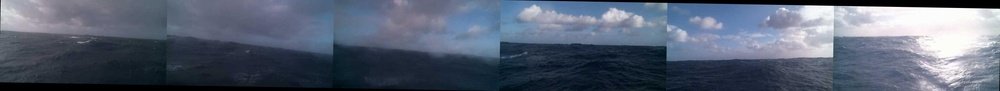
#> input picture modified_panels/41002_20231218151103.jpg, 1000 x 91 px, shrunk from 2880 x 263 before the run, found by its file name
$ python dev_horizon.py
#> lines starting #> are read from the running program, lines starting #| are printed output that depends on the picture
### horizon.py
# [69 lines of commented-out code are left out]

import cv2
import numpy as np
import os
import matplotlib.pyplot as plt

def cut_into_panels(image):
    """
    Cut a raw image into 6 panels horizontally.
    :param image: The rotated image.
    :return: A list of images, each containing a single panel.
    """
    # Get the dimensions of the image
    height, width = image.shape[:2]

    # Calculate the width of each panel
    panel_width = width // 6

    # Cut the image into 6 panels
    panels = [image[:, i * panel_width:(i + 1) * panel_width] for i in range(6)]

    return panels


def find_horizon_line(edge_img):
    """
    Find the most prominent horizon line in an edge-detected image and return the angle to rotate the image.
    The horizon line is assumed to be the longest line near the horizontal orientation.

    :param edge_img: Edge-detected input image.
    :return: The angle in degrees to rotate the original image.
    """
    # Detect lines in the image using the Hough Transform
    lines = cv2.HoughLines(edge_img, 1, np.pi / 180, 150)
    if lines is not None:
        # Initialize the maximum length and corresponding angle
        max_len = 0
        angle_to_rotate = 0

        for line in lines:
            rho, theta = line[0]
            a = np.cos(theta)
            b = np.sin(theta)
            x0 = a * rho
            y0 = b * rho
            x1 = int(x0 + 1000 * (-b))
            y1 = int(y0 + 1000 * (a))
            x2 = int(x0 - 1000 * (-b))
            y2 = int(y0 - 1000 * (a))

            # Calculate the line length
            line_length = np.sqrt((x2 - x1) ** 2 + (y2 - y1) ** 2)

            # Check if this line is the longest near-horizontal line found so far
            if line_length > max_len and abs(theta - np.pi / 2) < np.pi / 36:  # 5 degrees tolerance for being horizontal
                max_len = line_length
                angle_to_rotate = (theta - np.pi / 2) if theta > np.pi / 2 else (theta - np.pi / 2 + np.pi)
                angle_to_rotate = np.rad2deg(angle_to_rotate)

        return -angle_to_rotate  # Negative to compensate for image coordinate system
    else:
        # If no lines are found, return 0 as no rotation is needed
        return 0


def rotate_image(image, angle):
    (h, w) = image.shape[:2]
    center = (w // 2, h // 2)
    M = cv2.getRotationMatrix2D(center, angle, 1.0)
    rotated = cv2.warpAffine(image, M, (w, h))
    print(f'Rotation Data: \n\tangle = {angle}\n\tcenter = {center}\n\tM = {M}')
    return rotated


def adaptive_cropping(image):
    """
    Crop an image by finding the row that is closest to the bottom of the image that is NOT black and crop the image from there.

    # Example usage:
    # Load the image
    image_path = 'path_to_your_image.jpg'
    image = cv2.imread(image_path)

    # Crop the image
    cropped_image = adaptive_cropping(image)

    # Save the cropped image or proceed with other operations
    cv2.imwrite('path_to_cropped_image.jpg', cropped_image)


    :param image: The image to crop.
    :return: The cropped image.

    """
    # Convert the image to grayscale to simplify the processing
    gray_image = cv2.cvtColor(image, cv2.COLOR_BGR2GRAY)

    # Find the first row from the bottom that is not all black (0)
    for i in range(gray_image.shape[0] - 1, -1, -1):
        if not np.all(gray_image[i] == 0):
            cropped_image = image[:i, :]
            return cropped_image

    # If no non-black pixel is found, return the original image
    return image


def process_panel_image(panel, panel_index, output_dir='modified_panels'):
    """
    Process a single panel image by cropping, rotating, and saving it.
    :param panel: The panel image to process.
    :param panel_index: The index of the panel for naming the saved file.
    :param output_dir: The directory where the processed panel will be saved.
    """
    # Crop out the bottom banner
    # cropped_panel = panel[:-37, :]  # Assuming the banner is 37 pixels high
    #note: make this adaptive. Find the pixel that is closest to the bottom of the image that is NOT black and crop the image from there
    # use the adaptive_cropping function to find the pixel that is closest to the bottom of the image that is NOT black and crop the image from there. Check the syntax within the docstring of the function (above) for how to use it.
    cropped_panel = adaptive_cropping(panel)

    # Convert to grayscale and detect edges
    gray = cv2.cvtColor(cropped_panel, cv2.COLOR_BGR2GRAY)
    edges = cv2.Canny(gray, 50, 150)

    # Find horizon and rotate
    rotation_angle = find_horizon_line(edges)
    rotated_panel = rotate_image(cropped_panel, rotation_angle)

    # Save the modified panel
    os.makedirs(output_dir, exist_ok=True)
    modified_image_path = os.path.join(output_dir, f'panel_{panel_index}_modified.jpg')
    cv2.imwrite(modified_image_path, rotated_panel)
    print(f"Modified panel saved: {modified_image_path}")

def process_image(image_path):
    # Load the image to cut into panels
    image = cv2.imread(image_path)
#> image is the input picture: shape (91, 1000, 3); mean B, G, R 114.9, 97.6, 88

    # Cut the image into panels
    panels = cut_into_panels(image)
#> in cut_into_panels, `panels = [image[:, i * panel_width:(i + 1) * panel_width] for i in ran..`: panels = 6 items
#> panels = 6 items

    # Process each panel and save it
    for i, panel in enumerate(panels):
        process_panel_image(panel, i)
        print(f"Processed panel {i}")
#> this loop made 6 passes
#> (printed output is left out)
#> pass 1, in adaptive_cropping, `gray_image = cv2.cvtColor(image, cv2.COLOR_BGR2GRAY)`:
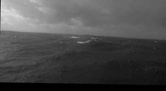
#> gray_image: shape (91, 166); min 0, max 228, mean 76.4
#> pass 1, in process_panel_image, `cropped_panel = adaptive_cropping(panel)`:
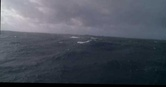
#> cropped_panel: shape (87, 166, 3); mean of channels 0, 1, 2 91.2, 80.2, 75.1; drawn as B, G, R
#> pass 1, in process_panel_image, `edges = cv2.Canny(gray, 50, 150)`:
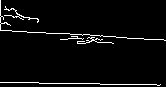
#> edges: shape (87, 166); 3.8% white in thin lines or dots


# Call process_image with the path to your image
process_image('images/buoys/panels/41002_20231218151103.jpg')

### dev_horizon.py
import cv2
import numpy as np
import os
import matplotlib.pyplot as plt
from horizon import process_image


class PanelProcessor:
    # [35 lines left out: functions __init__, detect_horizon_line, process, not called in this run]


    def save_panel(self, path):
        cv2.imwrite(path, self.rotated_panel)


class ImageProcessor:
    def __init__(self, image_path):
        self.image_path = image_path
        self.image = cv2.imread(image_path)
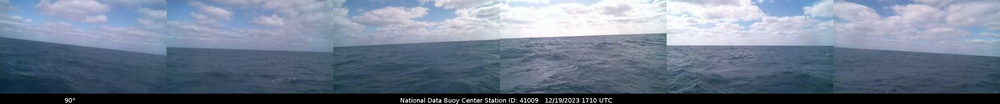
#> input picture modified_panels/41009_20231219181439.jpg, 1000 x 104 px, shrunk from 2880 x 300 before the run, found by its file name
#> self.image is the input picture: shape (104, 1000, 3); mean B, G, R 142.9, 124, 111
        self.panels = []
        self.modified_panels = []

    def crop_bottom_pixels(self, pixels=30):
#> called with pixels = 30
        self.image = self.image[:-pixels, :]
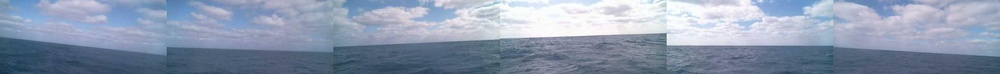
#> self.image: shape (74, 1000, 3); mean B, G, R 174.3, 152.5, 139.3

    def split_into_panels(self):
        panel_width = self.image.shape[1] // 6
        self.panels = [self.image[:, i * panel_width:(i + 1) * panel_width] for i in range(6)]
#> self.panels = 6 items

    def process_panels(self, output_dir):
        if not os.path.exists(output_dir):
            os.makedirs(output_dir)
        for i, panel in enumerate(self.panels):

            # process the panel image
            panel_processed = process_image(panel)
            # save the processed panel image
            cv2.imwrite(os.path.join(output_dir, f'processed_panel_{i}.jpg'), panel_processed)
            # save the processed panel image with the horizon line
            plt.imshow(cv2.cvtColor(panel_processed, cv2.COLOR_BGR2GRAY), cmap='gray')
            plt.title(f'Processed Panel {i}')
            plt.axis('off')
            plt.savefig(os.path.join(output_dir, f'processed_panel_{i}_horizon.png'), bbox_inches='tight')
            plt.close()

            panel_processor = PanelProcessor(panel)
            horizon_x1, horizon_x2, horizon_y1, horizon_y2 = panel_processor.detect_horizon_line()
            rotated_panel = panel_processor.process()
            self.modified_panels.append(rotated_panel)
            # be sure to save the panels in the modified_panels directory
            filepath = os.path.join(output_dir, f'modified_panel_{i}.jpg')
            cv2.imwrite(filepath, rotated_panel)
            plt.imshow(cv2.cvtColor(panel, cv2.COLOR_BGR2GRAY), cmap='gray')
            plt.plot((horizon_x1, horizon_x2), (horizon_y1, horizon_y2), color='r', linewidth=2)
            plt.title(f'Panel {i} with Detected Horizon Line')
            plt.axis('off')
            plt.savefig(os.path.join(output_dir, f'panel_{i}_horizon.png'), bbox_inches='tight')
            plt.close()

    def stitch_panels(self, save_folder='modified_panels'):
        panorama = np.concatenate(self.modified_panels, axis=1)
        cv2.imwrite(f'{save_folder}/{os.path.basename(self.image_path)}', panorama)

    def execute(self):
        self.crop_bottom_pixels()
        self.split_into_panels()
        self.process_panels('processed_panels')

    # [17 lines left out: function process_image, not called in this run]

# [6 lines of commented-out code are left out]
output_dir = 'modified_panels'
image_processor = ImageProcessor('images/buoys/41009/41009_20231219181439.jpg')
#> (the run stopped early here; a loop or call above may not have finished)
